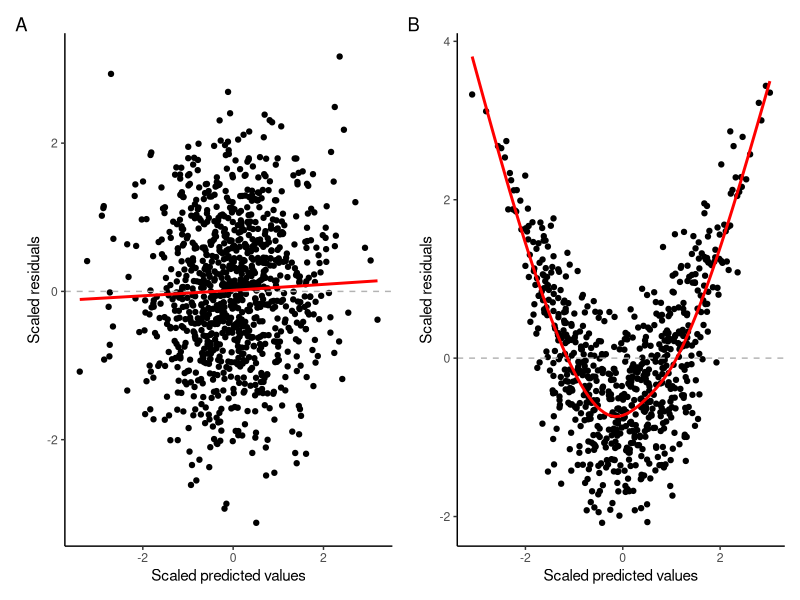
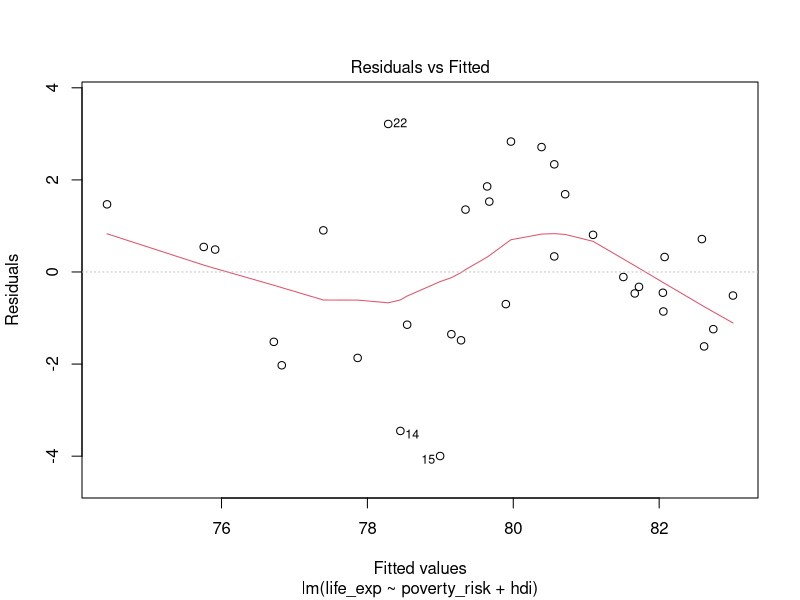
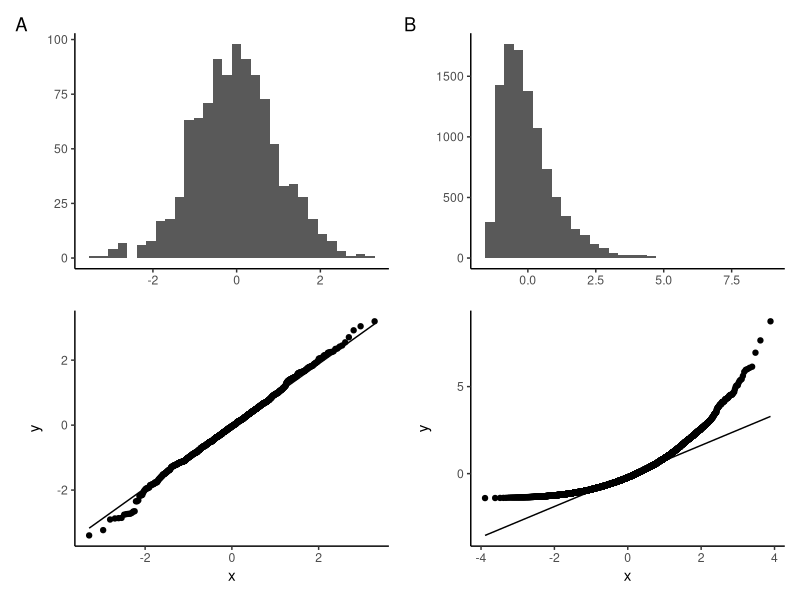
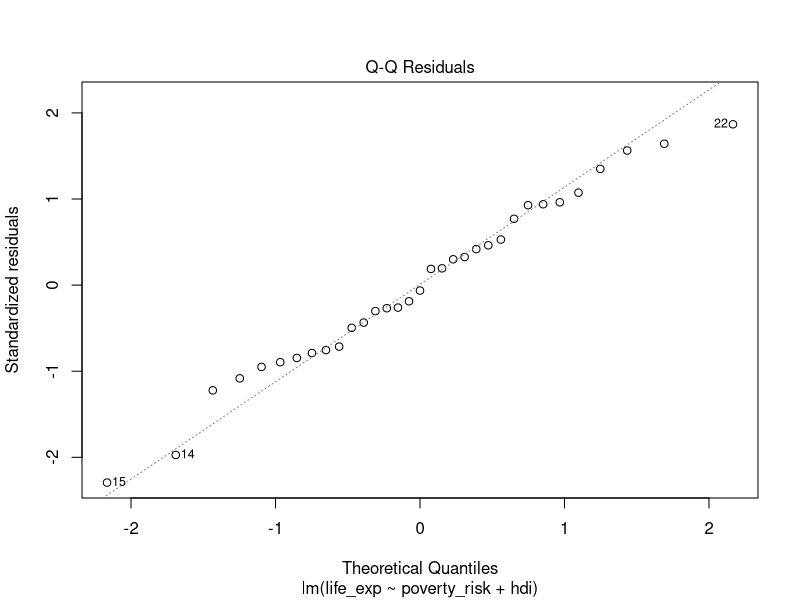
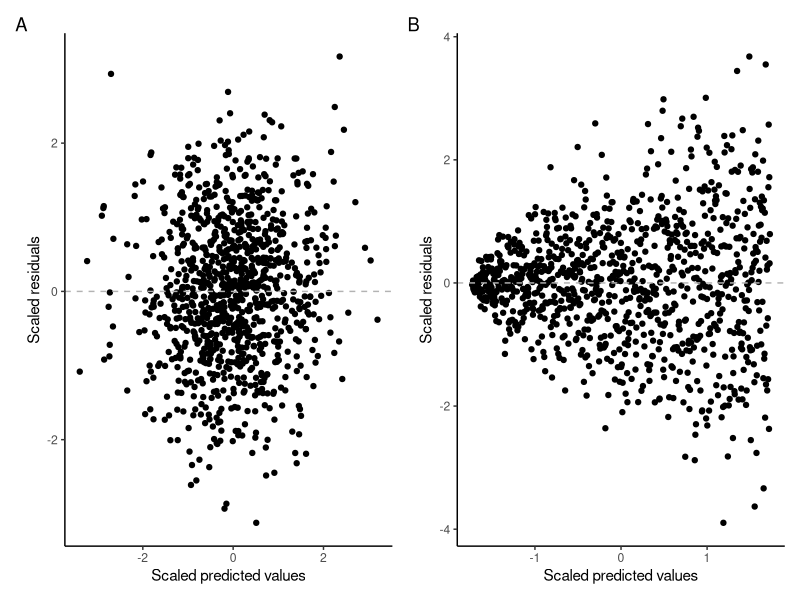
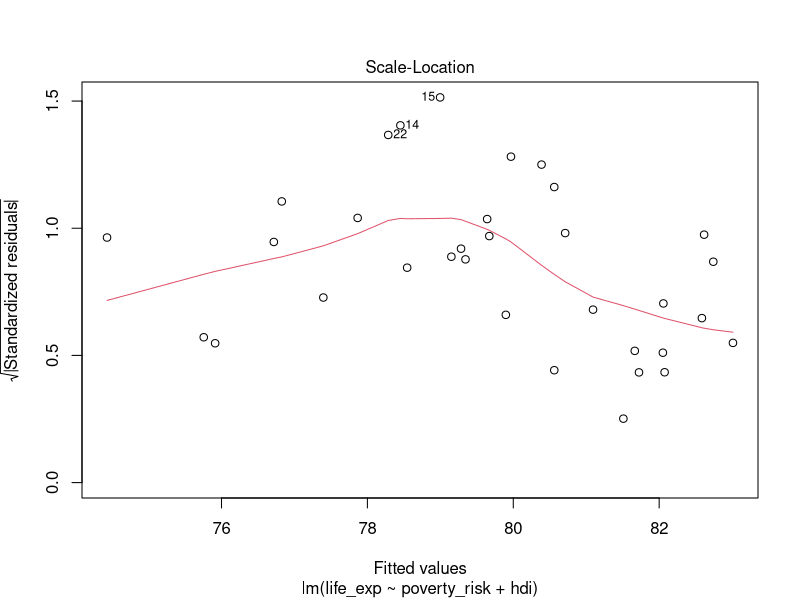
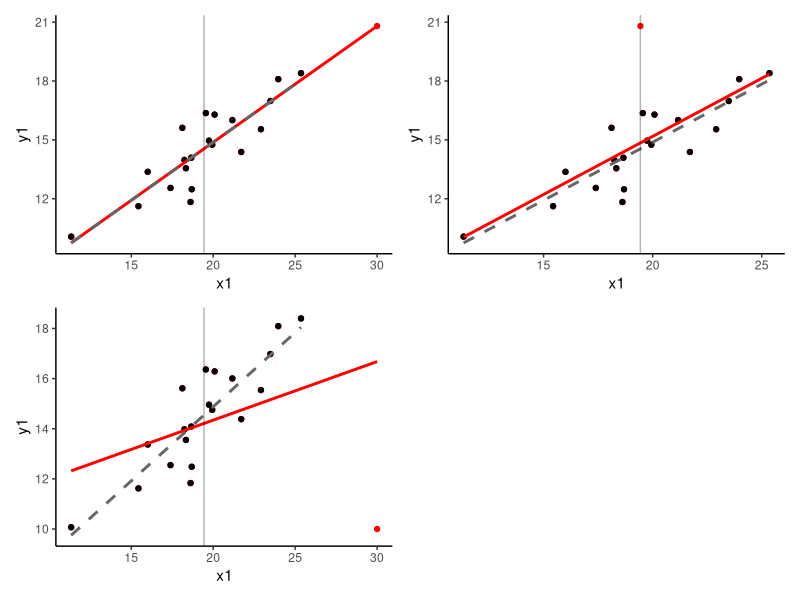

Write R code to recreate these figures, in order.
## ---- chunk 1
knitr::opts_chunk$set(echo = TRUE)

library(tidyverse)
library(here)
library(patchwork)

countries = read.csv(here("data", "countries.csv"))

theme_set(theme_classic())
## ---- chunk 2
mod1 = lm(life_exp ~ poverty_risk + hdi, data = countries)
## ---- chunk 3
set.seed(1234)

x_lin = rnorm(n = 1000)
y_lin = rnorm(n = 1000)

x_nonlin = rnorm(n = 1000)
y_nonlin = scale( sqrt( x_nonlin^2 + rnorm(n = 1000) ))

plot_linear = qplot(x = x_lin, y = y_lin) + labs(x = "Scaled predicted values", y = "Scaled residuals") + geom_hline(yintercept = 0, linetype = "dashed", color = "grey70") + geom_smooth(color = "red", alpha = 0.5, se = FALSE)

plot_nonlinear = qplot(x = x_nonlin, y = y_nonlin) + labs(x = "Scaled predicted values", y = "Scaled residuals") + geom_hline(yintercept = 0, linetype = "dashed", color = "grey70") + geom_smooth(color = "red", alpha = 0.5, se = FALSE)

plot_linear + plot_nonlinear + plot_annotation(tag_levels = "A")
## ---- chunk 4
plot(mod1, which = 1)
## ---- chunk 5
set.seed(1234)

norm_dist = rnorm(n = 1000)
chisq_dist = scale(rchisq(n = 10000, df = 4))

norm_hist_plot =  qplot(norm_dist, geom = "histogram") +labs(x = element_blank(), tag = "A")
chisq_hist_plot = qplot(chisq_dist, geom = "histogram") + labs(x = element_blank(), tag = "B")


norm_qq_plot = ggplot(mapping = aes(sample = norm_dist)) +
  geom_qq() +
  geom_qq_line()

chisq_qq_plot = ggplot(mapping = aes(sample = chisq_dist)) +
  geom_qq() +
  geom_qq_line()


(norm_hist_plot / norm_qq_plot) | (chisq_hist_plot / chisq_qq_plot)
## ---- chunk 6
plot(mod1, which = 2)
## ---- chunk 7
set.seed(1234)

#homodescadistic data
x_const = rnorm(n = 1000)
y_const = rnorm(n = 1000)
plot_homodescadistic = qplot(x = x_const, y = y_const) + labs(x = "Scaled predicted values", y = "Scaled residuals")+ geom_hline(yintercept = 0, linetype = "dashed", color = "grey70")

#heterodescadistic data
n=1:1000
eps = rnorm(n,mean=0,sd=sqrt(n^1.3))
y= n + eps
mod <- lm(y ~ n)
plot_heterodescadistic = qplot(scale(mod$fitted.values),scale(mod$residuals)) + labs(x = "Scaled predicted values", y = "Scaled residuals") + geom_hline(yintercept = 0, linetype = "dashed", color = "grey70")


plot_homodescadistic + plot_heterodescadistic + plot_annotation(tag_levels = "A")
## ---- chunk 8
plot(mod1, which = 3)
## ---- chunk 9
set.seed(20)

x1 = rnorm(20, mean=20, sd=3)
y1 = 5 + .5*x1 + rnorm(20)

x2 = c(x1, 30)
y2 = c(y1, 20.8)
x3 = c(x1, 19.44)
y3 = c(y1, 20.8)
x4 = c(x1, 30)
y4 = c(y1, 10)

x1 = c(x1, NA)
y1 = c(y1, NA)

levh_ress_plot = ggplot(mapping = aes(x = x1, y = y1)) +
  geom_point(aes(x = x2, y = y2), color = "red") +
  geom_point() +
  geom_smooth(aes(x = x2, y = y2), method = "lm", se = F, color = "red") +
  geom_smooth(method = "lm", linetype = "dashed", se = F, color = "grey40") +
  geom_vline(xintercept = mean(x1, na.rm = T), alpha = 0.3)

levs_resh_plot = ggplot(mapping = aes(x = x1, y = y1)) +
  geom_point(aes(x = x3, y = y3), color = "red") +
  geom_point() +
  geom_smooth(aes(x = x3, y = y3), method = "lm", se = F, color = "red") +
  geom_smooth(method = "lm", linetype = "dashed", se = F, color = "grey40") +
  geom_vline(aes()) +
  geom_vline(xintercept = mean(x1, na.rm = T), alpha = 0.3)

levh_resh_plot = ggplot(mapping = aes(x = x1, y = y1)) +
  geom_point(aes(x = x4, y = y4), color = "red") +
  geom_point() +
  geom_smooth(aes(x = x4, y = y4), method = "lm", se = F, color = "red") +
  geom_smooth(method = "lm", linetype = "dashed", se = F, color = "grey40") +
  geom_vline(xintercept = mean(x1, na.rm = T), alpha = 0.3)

levh_ress_plot + levs_resh_plot + levh_resh_plot + plot_layout(ncol = 2)

